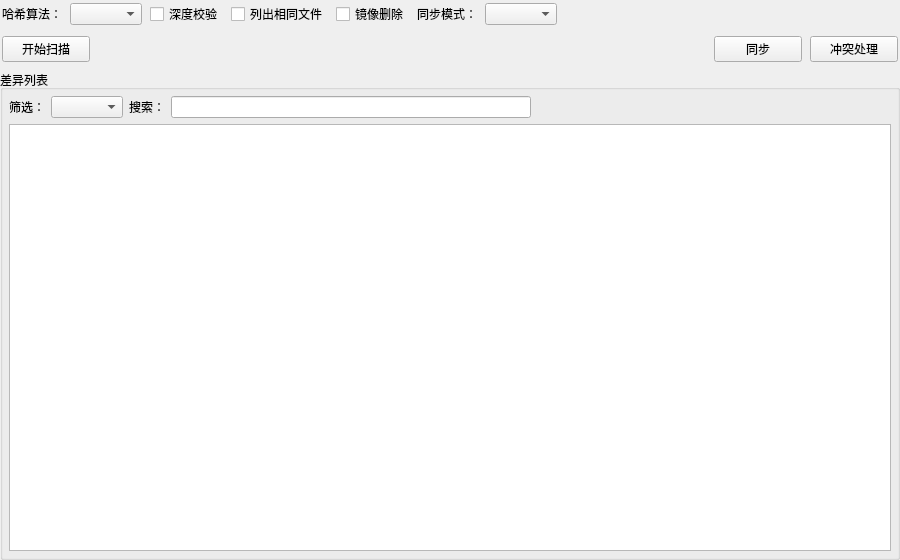
<?xml version="1.0" encoding="UTF-8"?>
<ui version="4.0">
 <class>ScanDifftWidget</class>
 <widget class="QWidget" name="ScanDifftWidget">
  <property name="geometry">
   <rect>
    <x>0</x>
    <y>0</y>
    <width>900</width>
    <height>560</height>
   </rect>
  </property>
  <property name="windowTitle">
   <string>Form</string>
  </property>
  <layout class="QVBoxLayout" name="verticalLayout_2">
   <property name="spacing">
    <number>6</number>
   </property>
   <property name="leftMargin">
    <number>0</number>
   </property>
   <property name="topMargin">
    <number>0</number>
   </property>
   <property name="rightMargin">
    <number>0</number>
   </property>
   <property name="bottomMargin">
    <number>0</number>
   </property>
   <item>
    <widget class="QWidget" name="wd_hash" native="true">
     <layout class="QHBoxLayout" name="horizontalLayout">
      <property name="spacing">
       <number>8</number>
      </property>
      <property name="leftMargin">
       <number>2</number>
      </property>
      <property name="topMargin">
       <number>2</number>
      </property>
      <property name="rightMargin">
       <number>2</number>
      </property>
      <property name="bottomMargin">
       <number>2</number>
      </property>
      <item>
       <widget class="QLabel" name="lb_hash">
        <property name="text">
         <string>哈希算法：</string>
        </property>
       </widget>
      </item>
      <item>
       <widget class="QComboBox" name="cb_hash"/>
      </item>
      <item>
       <widget class="QCheckBox" name="ck_deep">
        <property name="text">
         <string>深度校验</string>
        </property>
       </widget>
      </item>
      <item>
       <widget class="QCheckBox" name="ck_common">
        <property name="text">
         <string>列出相同文件</string>
        </property>
       </widget>
      </item>
      <item>
       <widget class="QCheckBox" name="ck_mirrodelete">
        <property name="text">
         <string>镜像删除</string>
        </property>
       </widget>
      </item>
      <item>
       <widget class="QLabel" name="lb_sync_mode">
        <property name="text">
         <string>同步模式：</string>
        </property>
       </widget>
      </item>
      <item>
       <widget class="QComboBox" name="cb_sync_mode"/>
      </item>
      <item>
       <spacer name="horizontalSpacer_6">
        <property name="orientation">
         <enum>Qt::Horizontal</enum>
        </property>
        <property name="sizeHint" stdset="0">
         <size>
          <width>40</width>
          <height>20</height>
         </size>
        </property>
       </spacer>
      </item>
     </layout>
    </widget>
   </item>
   <item>
    <widget class="QWidget" name="wd_scan" native="true">
     <layout class="QHBoxLayout" name="horizontalLayout_2">
      <property name="spacing">
       <number>8</number>
      </property>
      <property name="leftMargin">
       <number>2</number>
      </property>
      <property name="topMargin">
       <number>2</number>
      </property>
      <property name="rightMargin">
       <number>2</number>
      </property>
      <property name="bottomMargin">
       <number>2</number>
      </property>
      <item>
       <widget class="QPushButton" name="btn_scan">
        <property name="minimumSize">
         <size>
          <width>88</width>
          <height>0</height>
         </size>
        </property>
        <property name="text">
         <string>开始扫描</string>
        </property>
       </widget>
      </item>
      <item>
       <widget class="ProgressBar" name="wd_scan_process" native="true"/>
      </item>
      <item>
       <spacer name="horizontalSpacer_7">
        <property name="orientation">
         <enum>Qt::Horizontal</enum>
        </property>
        <property name="sizeHint" stdset="0">
         <size>
          <width>40</width>
          <height>20</height>
         </size>
        </property>
       </spacer>
      </item>
      <item>
       <widget class="QPushButton" name="btn_sync">
        <property name="minimumSize">
         <size>
          <width>88</width>
          <height>0</height>
         </size>
        </property>
        <property name="text">
         <string>同步</string>
        </property>
       </widget>
      </item>
      <item>
       <widget class="QPushButton" name="btn_conflict_handel">
        <property name="minimumSize">
         <size>
          <width>88</width>
          <height>0</height>
         </size>
        </property>
        <property name="text">
         <string>冲突处理</string>
        </property>
       </widget>
      </item>
     </layout>
    </widget>
   </item>
   <item>
    <widget class="QGroupBox" name="groupBox">
     <property name="title">
      <string>差异列表</string>
     </property>
     <layout class="QVBoxLayout" name="verticalLayout">
      <property name="spacing">
       <number>6</number>
      </property>
      <property name="leftMargin">
       <number>6</number>
      </property>
      <property name="topMargin">
       <number>6</number>
      </property>
      <property name="rightMargin">
       <number>6</number>
      </property>
      <property name="bottomMargin">
       <number>6</number>
      </property>
      <item>
       <widget class="QWidget" name="wd_filter" native="true">
        <layout class="QHBoxLayout" name="horizontalLayout_3">
         <property name="spacing">
          <number>6</number>
         </property>
         <property name="leftMargin">
          <number>0</number>
         </property>
         <property name="topMargin">
          <number>0</number>
         </property>
         <property name="rightMargin">
          <number>0</number>
         </property>
         <property name="bottomMargin">
          <number>0</number>
         </property>
         <item>
          <widget class="QLabel" name="lb_filter">
           <property name="text">
            <string>筛选：</string>
           </property>
          </widget>
         </item>
         <item>
          <widget class="QComboBox" name="cb_filter"/>
         </item>
         <item>
          <widget class="QLabel" name="lb_find">
           <property name="text">
            <string>搜索：</string>
           </property>
          </widget>
         </item>
         <item>
          <widget class="QLineEdit" name="le_find"/>
         </item>
         <item>
          <spacer name="horizontalSpacer_5">
           <property name="orientation">
            <enum>Qt::Horizontal</enum>
           </property>
           <property name="sizeHint" stdset="0">
            <size>
             <width>40</width>
             <height>20</height>
            </size>
           </property>
          </spacer>
         </item>
        </layout>
       </widget>
      </item>
      <item>
       <widget class="QTableView" name="tableV_Diffent"/>
      </item>
     </layout>
    </widget>
   </item>
  </layout>
 </widget>
 <customwidgets>
  <customwidget>
   <class>ProgressBar</class>
   <extends>QWidget</extends>
   <header>progressbar.h</header>
   <container>1</container>
  </customwidget>
 </customwidgets>
 <resources/>
 <connections/>
</ui>
